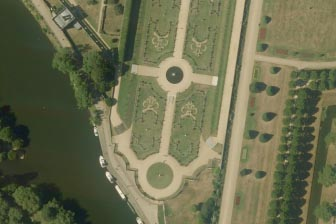
#> input picture new_frames/frame10.jpg, 336 x 224 px, given in place of image_stitching_intro.jpg, which was not available
$ python demo.py
#> lines starting #> are read from the running program, lines starting #| are printed output that depends on the picture; pictures that were not available may be replaced by others from this repository, and a replacement may not be noted
#> the answer given: O
#> in main, intro_s is the input picture: shape (224, 336, 3); mean B, G, R 79.6, 109.6, 108
### ngcp_design_expo_demo/single_window_ver/cv_img_stitching.py
import cv2
import imutils
import json
import matplotlib
import numpy as np
import os
import matplotlib.pyplot as plt
import datetime

import cv_img_metadata_class

from opencv_imshow_fullscreen import show_demo


CURR_STITCHED_LOC = './curr_stitched_img/'
FRAME_SAVE_LOC = './new_frames/'
MIN_MATCH_COUNT = 4
MAX_PHOTO_COUNT = len([file for file in os.listdir(FRAME_SAVE_LOC)])
recallkp = 1

# img_Stitcher object is run as a separate process to image frame capture

class ImgStitcher:

    FIRST_IMG = 1
    FRAME_COUNTER = 1
    STITCH_ITR = 1

    def __init__(self, img_ready_flag):
        # Determine version of OpenCV (v3.x)
        # Save to version variable
        self.isv3 = imutils.is_cv3()
        self.pointList = []
        self.featList = []


    def start(self, visualize, SHOW_VIS_OUTPUT):

#> called with visualize = True, SHOW_VIS_OUTPUT = 1
        while (self.FRAME_COUNTER < MAX_PHOTO_COUNT):

            print('Stitch Iteration: '+str(self.STITCH_ITR))
            self.STITCH_ITR += 1

            if (self.FIRST_IMG):
                # First Frames
                self.FIRST_IMG = 0
                img1_path = FRAME_SAVE_LOC + 'frame' + str(self.FRAME_COUNTER) + '.jpg'
                self.FRAME_COUNTER += 1
                img2_path = FRAME_SAVE_LOC + 'frame' + str(self.FRAME_COUNTER) + '.jpg'
                self.FRAME_COUNTER += 1

            else:
                img1_path = CURR_STITCHED_LOC + 'current_stitched_area.jpg'
                img2_path = FRAME_SAVE_LOC + 'frame' + str(self.FRAME_COUNTER) + '.jpg'
                self.FRAME_COUNTER += 1

            img1 = cv2.imread(img1_path)
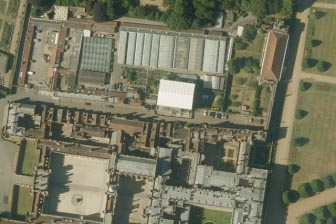
#> input picture ngcp_design_expo_demo/single_window_ver/new_frames/frame1.jpg, 336 x 224 px
#> img1 is the input picture: shape (224, 336, 3); mean B, G, R 95.3, 117.6, 117.3
            img2 = cv2.imread(img2_path)
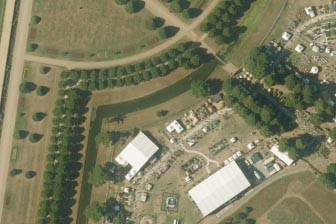
#> input picture new_frames/frame11.jpg, 336 x 224 px, given in place of frame2.jpg, which was not available
#> img2 is the input picture: shape (224, 336, 3); mean B, G, R 95, 124.1, 125

            imgs = (img1, img2)

            if (SHOW_VIS_OUTPUT):
                if (self.FIRST_IMG):

                    show_demo('IMAGE STITCHING', img1, 1050)

                    # [8 lines of commented-out code are left out]
                else:
                    #cv2.namedWindow('CURRENT STITCHED AREA', cv2.WINDOW_AUTOSIZE)
                    #cv2.resizeWindow('CURRENT STITCHED AREA', 1920, 1080)
                    #cv2.moveWindow('CURRENT STITCHED AREA', 120, 110)


                    show_demo('IMAGE STITCHING', img1, 1050)

                    # [12 lines of commented-out code are left out]

                show_demo('IMAGE STITCHING', img2, 1050)

                # [8 lines of commented-out code are left out]

            if visualize:
                (visualization, current_stitched_area) = self.stitch(imgs=imgs, visBool=True)
                cv2.imwrite(CURR_STITCHED_LOC + 'vis.jpg', visualization)

                if (SHOW_VIS_OUTPUT):
                    #cv2.namedWindow('KEYPOINT MATCHES', cv2.WINDOW_AUTOSIZE)
                    #cv2.resizeWindow('KEYPOINT MATCHES', 1920, 1080)
                    #cv2.moveWindow('KEYPOINT MATCHES', 120, 110)

                    show_demo('KEYPOINT MATCHES', visualization, 1050)

                    # [8 lines of commented-out code are left out]

            else:
                current_stitched_area = self.stitch(imgs=imgs, visBool=False)

            cv2.imwrite(CURR_STITCHED_LOC + 'current_stitched_area.jpg', current_stitched_area)

            if (SHOW_VIS_OUTPUT):

                #cv2.namedWindow('STITCHED AREA', cv2.WINDOW_AUTOSIZE)
                #cv2.resizeWindow('STITCHED AREA', 1920, 1080)
                #cv2.moveWindow('STITCHED AREA', 120, 110)


                show_demo('STITCHED AREA', current_stitched_area, 1050)

                # [8 lines of commented-out code are left out]


        cv2.destroyAllWindows()

    ###
    # @param_req self, array of two images
    # @param_opt self, array of two images, ratio, reprojThresh, visBool
    # @error notify user of error, handle
    # @return stitched image
    #
    # Detects keypoints in images and extracts local invariant descriptors
    # Matches features between images
    # Applys perspective warp and stitches images together
    # returns final stitched image
    ###
    def stitch(self, imgs, ratio=0.75, reprojThresh=4.0, visBool=False):
        # Detect Keypoints
        # Extract local invariant descriptors from keypoints

        print("Stitching...\n")

        (img_1, img_2) = imgs
        (kp_1, feat_1) = self.detect_describe(img_1)
        (kp_2, feat_2) = self.detect_describe(img_2)
        kp_3 = self.pointList
        feat_3 = self.featList

        # Match features between images
        if len(self.pointList) >0 and recallkp == 1:
            kp_1 = kp_3
            feat_1 = feat_3
        match_tuple = self.match_keypoints(kp_1, kp_2, feat_1, feat_2, ratio, reprojThresh)
        match_tuple_keyPoint = match_tuple
        # If no matches are found return None
        if match_tuple is None:
            return None

        # Apply perspective warp and stitch images

        (height_img_1, width_img_1) = img_1.shape[:2]
        (height_img_2, width_img_2) = img_2.shape[:2]

        # Extract tuple
        (matches, homography, status, pts1, pts2) = match_tuple
        homography_x = homography
        val, homography_rev = cv2.invert(homography_x)

        newp = [[0,0],[0,0],[0,0],[0,0]]
        #0,0
        newp[0][0] = 0*homography_rev[0][0]+0*homography_rev[0][1]+1*homography_rev[0][2]
        newp[0][1] = 0*homography_rev[1][0]+0*homography_rev[1][1]+1*homography_rev[1][2]
        #0,height_img_2
        newp[1][0] = 0*homography_rev[0][0]+height_img_2*homography_rev[0][1]+1*homography_rev[0][2]
        newp[1][1] = 0*homography_rev[1][0]+height_img_2*homography_rev[1][1]+1*homography_rev[1][2]
        #width_img_2, 0
        newp[2][0] = width_img_2*homography_rev[0][0]+0*homography_rev[0][1]+1*homography_rev[0][2]
        newp[2][1] = width_img_2*homography_rev[1][0]+0*homography_rev[1][1]+1*homography_rev[1][2]
        #width_img_2, height_img_2
        newp[3][0] = width_img_2*homography_rev[0][0]+height_img_2*homography_rev[0][1]+1*homography_rev[0][2]
        newp[3][1] = width_img_2*homography_rev[1][0]+height_img_2*homography_rev[1][1]+1*homography_rev[1][2]

        maxx = 0
        maxy = 0
        minx = 0
        miny = 0
        readjust = 0
        for i in range (0,4):
            #print(newp[i][0], newp[i][1])
            if maxx<newp[i][0]:
                maxx =int(newp[i][0])
            if maxy<newp[i][1]:
                maxy = int(newp[i][1])
            if newp[i][0] <-1:
                readjust = 1
            if newp[i][1] <-1:
                readjust = 1
            if minx > newp[i][0]:
                minx =int(newp[i][0])
            if miny > newp[i][1]:
                miny = int(newp[i][1])

        if readjust :
            readjust = 1
            x_adjust = minx*-1
            y_adjust = miny*-1
            imgborder = cv2.copyMakeBorder(img_1, y_adjust, 0, x_adjust, 0, cv2.BORDER_CONSTANT, None, 0)
            (height_img_1, width_img_1) = imgborder.shape[:2]

            for i in range(0, len(kp_1)):
                kp_1[i][0] = kp_1[i][0] + x_adjust
                kp_1[i][1] = kp_1[i][1] + y_adjust

            match_tuple = self.match_keypoints(kp_1, kp_2, feat_1, feat_2, ratio, reprojThresh)
            match_tuple_keyPoint = match_tuple
            # If no matches are found return None
            if match_tuple is None:
                return None

            # Extract tuple
            (matches, homography, status, pts1, pts2) = match_tuple

            # Perform warpPerspective on img_2, Apply Translation
            newimage_x = width_img_1
            newimage_y = height_img_1
            required_x = maxx
            required_y = maxy
            if newimage_x > required_x:
                actualimage_x = newimage_x
            else:
                actualimage_x = required_x
            if newimage_y > required_y:
                actualimage_y = newimage_y
            else:
                actualimage_y = required_y
            stitch_img = cv2.warpPerspective(img_2, homography, (actualimage_x, actualimage_y), flags=cv2.WARP_INVERSE_MAP)

            # Fill Area with Current Stitched Area
            output_stitch_img = np.zeros((actualimage_y,actualimage_x,3), dtype="uint8")

            output_stitch_img[0:height_img_1, 0:width_img_1] = imgborder


            for i in range(0, actualimage_y):
                for j in range(0, actualimage_x):
                    if output_stitch_img[i][j][0] == 0 or output_stitch_img[i][j][1] == 0 or output_stitch_img[i][j][2] == 0:
                        output_stitch_img[i][j] = stitch_img[i][j]


        else:
            # Perform warpPerspective on img_2, Apply Translation
            newimage_x = width_img_1
            newimage_y = height_img_1
            required_x = maxx
            required_y = maxy
            if newimage_x > required_x:
                actualimage_x = newimage_x
            else:
                actualimage_x = required_x
            if newimage_y > required_y:
                actualimage_y = newimage_y
            else:
                actualimage_y = required_y
            stitch_img = cv2.warpPerspective(img_2, homography, (actualimage_x, actualimage_y), flags=cv2.WARP_INVERSE_MAP)

             # Fill Area with Current Stitched Area
            output_stitch_img = np.zeros((actualimage_y,actualimage_x,3), dtype="uint8")

            output_stitch_img[0:height_img_1, 0:width_img_1] = img_1


            for i in range(0, actualimage_y):
                for j in range(0, actualimage_x):
                    if output_stitch_img[i][j][0] == 0 or output_stitch_img[i][j][1] == 0 or output_stitch_img[i][j][2] == 0:
                        output_stitch_img[i][j] = stitch_img[i][j]


        if readjust:

            val, homography_rev = cv2.invert(homography)
            new_kp = cv2.perspectiveTransform(np.array([kp_2]), homography_rev)

            new_kp2 = np.append(new_kp[0], kp_1, axis = 0)
            total_feat = np.append(feat_2, feat_1, axis = 0)
            count = 0
            for (x,(y,z)) in enumerate (matches):
                new_kp2[y][0] = -1
                count = count+1
            #NOT WOKING YET
            count = 0
            iterx = 0
            while iterx < len(new_kp2):
                if new_kp2[iterx][0] == -1:
                    new_kp2 = np.delete(new_kp2, iterx, axis = 0)
                    total_feat = np.delete(total_feat, iterx, axis = 0)
                    count = count+1

                    if count>= len(matches):
                        break
                else:
                    iterx = iterx + 1
            self.pointList = new_kp2
            self.featList = total_feat

        else:
            #calculate homograaphy for keypoint

            val, homography = cv2.invert(homography_x)
            new_kp = cv2.perspectiveTransform(np.array([kp_2]), homography)


            new_kp2 = np.append(new_kp[0], kp_1, axis = 0)
            total_feat = np.append(feat_2, feat_1, axis = 0)
            count = 0
            for (x,(y,z)) in enumerate (matches):
                new_kp2[z][0] = -1
                count = count+1
            count = 0
            iterx = 0
            while iterx < len(new_kp2):
                if new_kp2[iterx][0] == -1:
                    new_kp2 = np.delete(new_kp2, iterx, axis = 0)
                    total_feat = np.delete(total_feat, iterx, axis = 0)
                    count = count+1

                    if count>= len(matches):
                        break
                else:
                    iterx = iterx + 1

            self.pointList = new_kp2
            self.featList = total_feat

        # Check visualization boolean for keypoints
        if visBool:
            if readjust:
                ouptut_matches_img = self.draw_matches(img_1, img_2, kp_1, kp_2, matches, status)
            else:
                ouptut_matches_img = self.draw_matches(img_1, img_2, kp_1, kp_2, matches, status)

            #return tuple of stitched image and visualization
            return(ouptut_matches_img, output_stitch_img)

        #return stitched image
        return output_stitch_img

    ###
    # @param self, image
    # @error notify user of error, handle
    # @return tuple(numpy array of kp, features)
    #
    # detect_describe() converts the provided image to a greyscale
    # image format for manipulation.
    # Detects and computes the image features.
    # Converts Keypoint objects to numpy array
    #
    # Returns tuple of keypoints and features
    ###
    def detect_describe(self, img):
        # Convert image to greyscale

        print("Detect and Describe Keypoints...\n")

        gray_img = cv2.cvtColor(img, cv2.COLOR_BGR2GRAY)
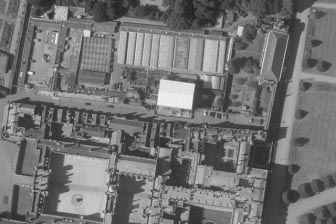
#> gray_img: shape (224, 336); min 32, max 244, mean 115
        # Check Opencv version param
        if self.isv3:
            # Detect and extract features from image
            desc = cv2.xfeatures2d.SIFT_create()
            (kps, feat) = desc.detectAndCompute(img, None)

        else:
            # detect keypoints in image
            detect = cv2.FeatureDetector_create("SIFT")
            kps = detect.detect(gray_img)
#> kps = 1093 keypoints; strongest (x, y, size): (174, 97, 21.9), (30, 73, 2.5), (61, 12, 8.8), (240, 31, 5.2)

            #extract features from image
            extract = cv2.DescriptorExtractor_create("SIFT")
#> (the run stopped early here; a loop or call above may not have finished)
